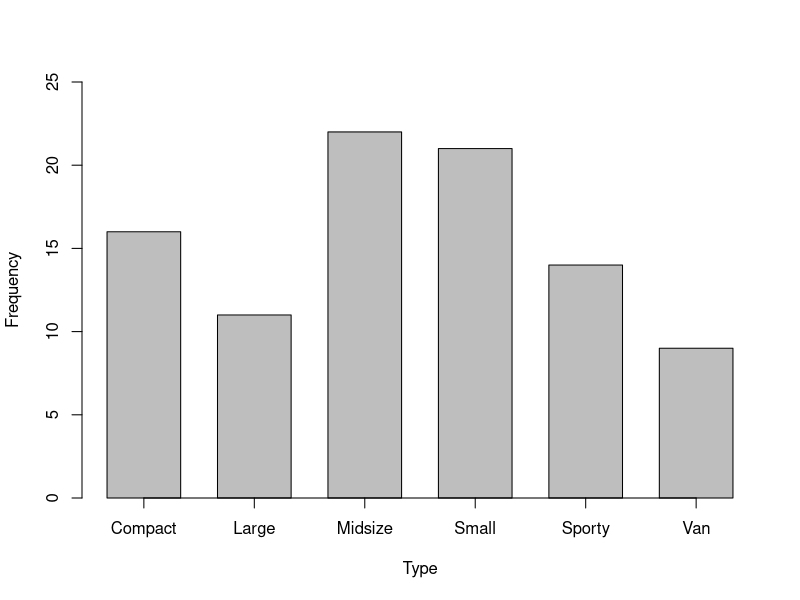

Generate this figure with R:
library(MASS)

head(Cars93[1:3])

table(Cars93$Type)

barplot(table(Cars93$Type)
        ,ylim = c(0,25)
        ,xlab = "Type"
        ,ylab = "Frequency"
        ,axis.lty = "solid"
        ,space = .5
        )


